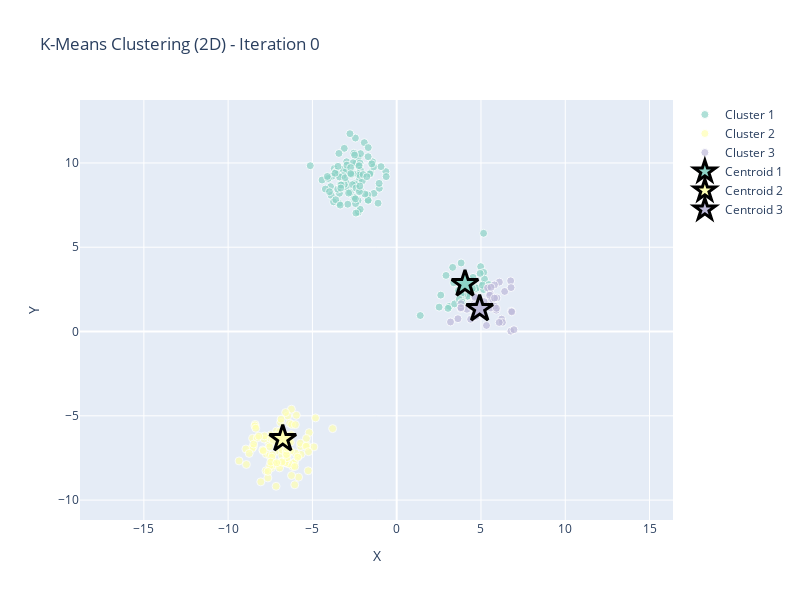
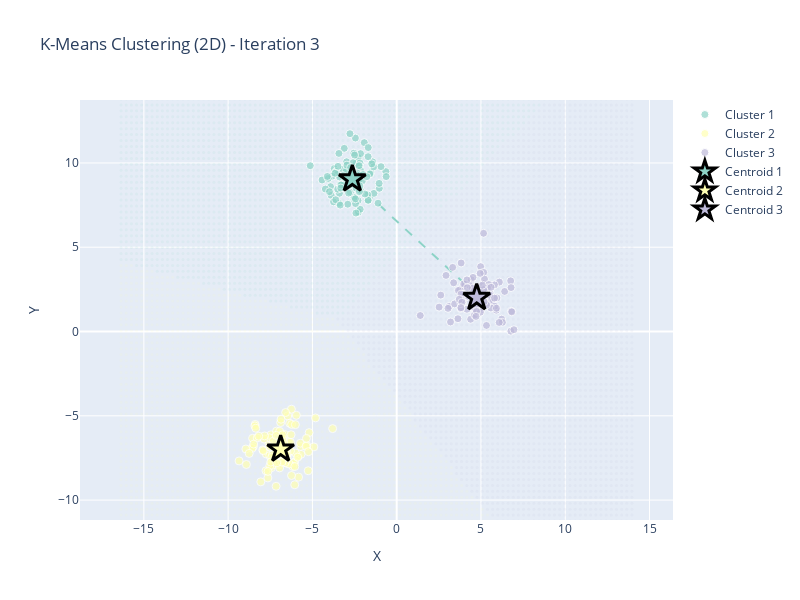
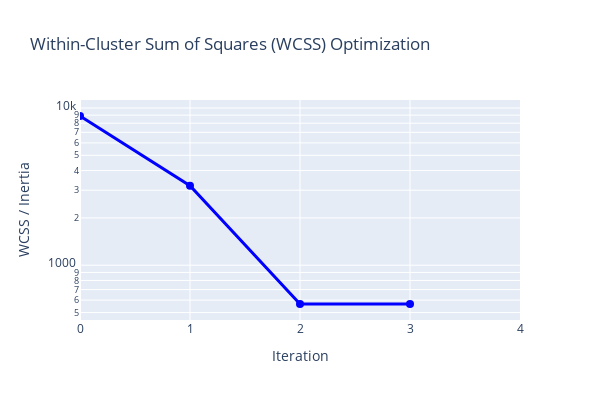

The notebook cell saved with these charts, in order:
### Markdown cell above
### Example 2: Manual Step-by-Step Visualization

You can also create visualizations manually for more control:

### Code cell
# Generate data
X, _ = generate_data(data_type='blobs', n_samples=300, n_centers=3, random_state=42)

# Create and fit K-Means
kmeans = KMeans(n_clusters=3, random_state=42, max_iters=20)
kmeans.fit(X)

# Visualize initial state
fig_initial = create_main_visualization(X, kmeans, iteration=0, show_voronoi=False)
fig_initial.show()

# Visualize final state
fig_final = create_main_visualization(X, kmeans, iteration=len(kmeans.history)-1)
fig_final.show()

# Show WCSS optimization
wcss_fig = create_wcss_graph(kmeans)
wcss_fig.show()

# Show mathematical explanation
display(create_math_explanation_panel(kmeans, len(kmeans.history)-1))

### Figure 1 — Plotly figure (JSON) as saved in the notebook; plotly's stock layout.template omitted (floating-point values rounded to 4 significant figures; data arrays with more than 128 entries replaced by an {"elided": "..."} marker saying what was removed)
{"data": [{"hovertemplate": "<b>%{text}</b><br>X: %{x:.2f}<br>Y: %{y:.2f}<extra></extra>", "marker": {"color": "rgb(141,211,199)", "line": {"color": "white", "width": 1}, "opacity": 0.7, "size": 8}, "mode": "markers", "name": "Cluster 1", "text": {"elided": "145 str values"}, "type": "scatter", "x": {"elided": "145 float values"}, "y": {"elided": "145 float values"}}, {"hovertemplate": "<b>%{text}</b><br>X: %{x:.2f}<br>Y: %{y:.2f}<extra></extra>", "marker": {"color": "rgb(255,255,179)", "line": {"color": "white", "width": 1}, "opacity": 0.7, "size": 8}, "mode": "markers", "name": "Cluster 2", "text": ["Point 0", "Point 1", "Point 4", "Point 14", "Point 16", "Point 23", "Point 25", "Point 26", "Point 32", "Point 34", "Point 36", "Point 38", "Point 42", "Point 46", "Point 48", "Point 51", "Point 52", "Point 54", "Point 56", "Point 60", "Point 63", "Point 64", "Point 67", "Point 68", "Point 71", "Point 72", "Point 75", "Point 76", "Point 82", "Point 85", "Point 86", "Point 90", "Point 92", "Point 95", "Point 96", "Point 98", "Point 99", "Point 109", "Point 116", "Point 118", "Point 123", "Point 124", "Point 125", "Point 126", "Point 128", "Point 129", "Point 137", "Point 139", "Point 142", "Point 151", "Point 153", "Point 157", "Point 158", "Point 161", "Point 162", "Point 163", "Point 165", "Point 180", "Point 182", "Point 185", "Point 190", "Point 191", "Point 193", "Point 199", "Point 206", "Point 207", "Point 211", "Point 214", "Point 215", "Point 216", "Point 217", "Point 219", "Point 220", "Point 222", "Point 223", "Point 226", "Point 227", "Point 231", "Point 233", "Point 236", "Point 238", "Point 239", "Point 240", "Point 244", "Point 248", "Point 250", "Point 252", "Point 255", "Point 258", "Point 262", "Point 266", "Point 274", "Point 275", "Point 276", "Point 284", "Point 286", "Point 289", "Point 294", "Point 298", "Point 299"], "type": "scatter", "x": [-7.339, -7.74, -8.918, -7.53, -8.507, -6.992, -6.35, -7.456, -6.049, -8.395, -6.123, -6.987, -7.367, -6.808, -6.542, -6.888, -6.513, -5.7, -6.485, -6.644, -3.801, -7.129, -6.168, -8.583, -5.821, -7.579, -6.609, -8.947, -6.379, -6.044, -5.712, -8.549, -6.401, -7.433, -7.947, -7.643, -6.466, -8.278, -7.917, -8.75, -6.303, -6.547, -7.008, -6.265, -5.842, -7.41, -7.15, -7.393, -4.819, -4.915, -8.414, -7.41, -6.241, -7.755, -5.328, -5.678, -6.009, -6.793, -7.542, -9.351, -6.942, -5.251, -8.486, -6.698, -7.865, -7.526, -7.845, -6.831, -5.377, -6.247, -6.303, -7.155, -6.05, -7.636, -8.184, -7.324, -5.192, -5.953, -8.063, -7.531, -5.235, -6.946, -6.59, -5.357, -6.62, -6.508, -7.472, -6.553, -8.358, -6.802, -6.759, -6.78, -5.873, -7.149, -6.541, -6.234, -6.496, -7.119, -6.861, -6.01], "y": [-7.73, -7.265, -7.888, -7.367, -6.832, -7.101, -5.439, -6.125, -7.736, -5.513, -7.802, -7.915, -7.313, -7.358, -7.292, -5.4, -7.82, -6.813, -7.301, -6.109, -5.761, -5.909, -8.005, -6.936, -8.639, -6.666, -6.93, -6.969, -7.858, -8.01, -6.626, -6.337, -6.546, -8.078, -7.022, -8.685, -5.003, -6.317, -7.07, -7.232, -6.569, -7.629, -7.836, -6.123, -7.39, -7.673, -7.859, -7.939, -5.125, -6.845, -5.602, -7.456, -8.542, -8.263, -6.764, -7.288, -7.206, -7.036, -6.31, -7.677, -5.925, -8.26, -6.677, -6.632, -6.376, -7.962, -6.194, -7.711, -6.806, -4.609, -7.083, -9.182, -9.091, -8.302, -6.21, -6.503, -5.998, -4.971, -8.919, -6.833, -7.129, -8.091, -4.805, -6.341, -7.784, -7.484, -7.744, -7.099, -5.736, -7.741, -6.366, -6.129, -7.457, -6.163, -7.295, -5.511, -6.913, -7.788, -5.204, -5.524]}, {"hovertemplate": "<b>%{text}</b><br>X: %{x:.2f}<br>Y: %{y:.2f}<extra></extra>", "marker": {"color": "rgb(190,186,218)", "line": {"color": "white", "width": 1}, "opacity": 0.7, "size": 8}, "mode": "markers", "name": "Cluster 3", "text": ["Point 5", "Point 7", "Point 11", "Point 22", "Point 28", "Point 37", "Point 40", "Point 49", "Point 50", "Point 61", "Point 62", "Point 70", "Point 79", "Point 84", "Point 88", "Point 100", "Point 102", "Point 108", "Point 110", "Point 115", "Point 119", "Point 121", "Point 136", "Point 146", "Point 148", "Point 152", "Point 156", "Point 172", "Point 176", "Point 178", "Point 183", "Point 186", "Point 192", "Point 196", "Point 197", "Point 212", "Point 234", "Point 235", "Point 237", "Point 241", "Point 242", "Point 246", "Point 247", "Point 249", "Point 253", "Point 254", "Point 267", "Point 268", "Point 271", "Point 282", "Point 283", "Point 285", "Point 287", "Point 292", "Point 296"], "type": "scatter", "x": [5.498, 5.053, 4.997, 5.615, 4.628, 4.885, 5.907, 6.226, 4.716, 6.773, 5.539, 5.945, 5.819, 5.59, 6.405, 4.165, 4.432, 6.793, 5.326, 4.839, 3.634, 4.864, 4.387, 5.453, 5.918, 4.921, 4.621, 3.8, 5.512, 6.762, 6.272, 4.964, 3.814, 4.621, 6.784, 6.091, 4.685, 5.322, 4.619, 4.963, 5.798, 5.33, 4.645, 5.187, 6.955, 6.83, 4.71, 5.387, 4.738, 6.081, 3.192, 4.704, 5.594, 5.803, 3.811], "y": [1.813, 1.409, 1.28, 1.826, 1.076, 1.466, 1.266, 0.7354, 1.296, 0.02108, 2.28, 1.994, 1.504, 1.396, 2.378, 1.32, 1.48, 1.206, 0.3605, 1.373, 0.759, 1.986, 0.7254, 2.603, 1.382, 1.35, 1.685, 1.374, 2.157, 3.006, 0.543, 1.843, 1.652, 0.9706, 2.607, 2.932, 1.322, 1.663, 2.09, 1.146, 2.765, 1.572, 2.02, 1.771, 0.1059, 1.165, 1.588, 2.584, 1.2, 0.5373, 0.5657, 0.8954, 2.625, 1.983, 1.413]}, {"hovertemplate": "<b>%{text}</b><br>X: %{x:.2f}<br>Y: %{y:.2f}<extra></extra>", "marker": {"color": "rgb(141,211,199)", "line": {"color": "black", "width": 3}, "opacity": 1, "size": 20, "symbol": "star"}, "mode": "markers", "name": "Centroid 1", "text": "Centroid 1<br>Cluster Size: 145", "type": "scatter", "x": [4.051], "y": [2.823]}, {"hovertemplate": "<b>%{text}</b><br>X: %{x:.2f}<br>Y: %{y:.2f}<extra></extra>", "marker": {"color": "rgb(255,255,179)", "line": {"color": "black", "width": 3}, "opacity": 1, "size": 20, "symbol": "star"}, "mode": "markers", "name": "Centroid 2", "text": "Centroid 2<br>Cluster Size: 100", "type": "scatter", "x": [-6.759], "y": [-6.366]}, {"hovertemplate": "<b>%{text}</b><br>X: %{x:.2f}<br>Y: %{y:.2f}<extra></extra>", "marker": {"color": "rgb(190,186,218)", "line": {"color": "black", "width": 3}, "opacity": 1, "size": 20, "symbol": "star"}, "mode": "markers", "name": "Centroid 3", "text": "Centroid 3<br>Cluster Size: 55", "type": "scatter", "x": [4.921], "y": [1.35]}], "layout": {"height": 600, "hovermode": "closest", "legend": {"x": 1.02, "y": 1}, "showlegend": true, "title": {"text": "K-Means Clustering (2D) - Iteration 0"}, "width": 800, "xaxis": {"range": [-11.35, 8.955], "title": {"text": "X"}}, "yaxis": {"range": [-11.18, 13.73], "scaleanchor": "x", "scaleratio": 1, "title": {"text": "Y"}}}}

### Figure 2 — Plotly figure (JSON) as saved in the notebook; plotly's stock layout.template omitted (floating-point values rounded to 4 significant figures; data arrays with more than 128 entries replaced by an {"elided": "..."} marker saying what was removed)
{"data": [{"hoverinfo": "skip", "marker": {"color": "rgb(141,211,199)", "opacity": 0.1, "size": 3}, "mode": "markers", "showlegend": false, "type": "scatter", "x": {"elided": "3442 float values"}, "y": {"elided": "3442 float values"}}, {"hoverinfo": "skip", "marker": {"color": "rgb(255,255,179)", "opacity": 0.1, "size": 3}, "mode": "markers", "showlegend": false, "type": "scatter", "x": {"elided": "3299 float values"}, "y": {"elided": "3299 float values"}}, {"hoverinfo": "skip", "marker": {"color": "rgb(190,186,218)", "opacity": 0.1, "size": 3}, "mode": "markers", "showlegend": false, "type": "scatter", "x": {"elided": "3259 float values"}, "y": {"elided": "3259 float values"}}, {"hoverinfo": "skip", "line": {"color": "rgb(141,211,199)", "dash": "dash", "width": 2}, "mode": "lines", "name": "Centroid 1 Trail", "showlegend": false, "type": "scatter", "x": [4.051, -0.5416, -2.633, -2.633], "y": [2.823, 7.044, 9.044, 9.044]}, {"hoverinfo": "skip", "line": {"color": "rgb(255,255,179)", "dash": "dash", "width": 2}, "mode": "lines", "name": "Centroid 2 Trail", "showlegend": false, "type": "scatter", "x": [-6.759, -6.884, -6.884, -6.884], "y": [-6.366, -6.984, -6.984, -6.984]}, {"hoverinfo": "skip", "line": {"color": "rgb(190,186,218)", "dash": "dash", "width": 2}, "mode": "lines", "name": "Centroid 3 Trail", "showlegend": false, "type": "scatter", "x": [4.921, 5.271, 4.747, 4.747], "y": [1.35, 1.528, 2.011, 2.011]}, {"hovertemplate": "<b>%{text}</b><br>X: %{x:.2f}<br>Y: %{y:.2f}<extra></extra>", "marker": {"color": "rgb(141,211,199)", "line": {"color": "white", "width": 1}, "opacity": 0.7, "size": 8}, "mode": "markers", "name": "Cluster 1", "text": ["Point 2", "Point 6", "Point 8", "Point 9", "Point 10", "Point 12", "Point 13", "Point 15", "Point 18", "Point 19", "Point 20", "Point 21", "Point 24", "Point 29", "Point 30", "Point 31", "Point 33", "Point 35", "Point 41", "Point 44", "Point 45", "Point 53", "Point 57", "Point 59", "Point 69", "Point 73", "Point 74", "Point 78", "Point 80", "Point 81", "Point 83", "Point 87", "Point 89", "Point 91", "Point 93", "Point 94", "Point 97", "Point 101", "Point 103", "Point 104", "Point 105", "Point 106", "Point 107", "Point 111", "Point 112", "Point 113", "Point 114", "Point 122", "Point 127", "Point 130", "Point 131", "Point 132", "Point 133", "Point 134", "Point 138", "Point 140", "Point 141", "Point 143", "Point 147", "Point 149", "Point 150", "Point 154", "Point 159", "Point 160", "Point 164", "Point 167", "Point 168", "Point 169", "Point 170", "Point 171", "Point 173", "Point 177", "Point 181", "Point 187", "Point 198", "Point 200", "Point 201", "Point 204", "Point 209", "Point 210", "Point 218", "Point 224", "Point 229", "Point 230", "Point 232", "Point 243", "Point 257", "Point 259", "Point 260", "Point 261", "Point 263", "Point 269", "Point 270", "Point 277", "Point 278", "Point 279", "Point 290", "Point 293", "Point 295", "Point 297"], "type": "scatter", "x": [-1.687, -2.336, -2.988, -3.701, -3.111, -2.3, -3.925, -3.211, -2.412, -1.922, -1.351, -2.67, -2.973, -3.399, -3.5, -3.58, -2.295, -2.282, -2.252, -2.544, -2.148, -1.031, -1.546, -2.97, -3.572, -2.036, -2.901, -3.11, -3.522, -2.581, -2.178, -0.6434, -3.887, -2.545, -1.594, -3.039, -2.249, -2.151, -1.718, -3.348, -2.267, -2.166, -2.259, -3.292, -3.318, -2.442, -2.523, -1.106, -3.186, -1.426, -4.428, -2.417, -4.234, -3.988, -2.504, -2.979, -2.755, -2.422, -2.233, -3.189, -3.417, -2.213, -3.393, -5.129, -2.451, -2.449, -1.987, -1.696, -1.366, -3.429, -2.956, -2.774, -3.054, -1.044, -3.484, -1.771, -2.625, -1.697, -2.148, -2.41, -3.746, -2.496, -2.586, -1.687, -2.852, -1.884, -3.837, -2.216, -2.733, -1.478, -4.06, -2.702, -0.93, -3.616, -0.623, -3.356, -2.185, -2.729, -3.66, -4.117], "y": [7.793, 9.4, 8.829, 9.671, 10.87, 7.055, 8.594, 8.687, 9.983, 11.2, 8.194, 9.418, 8.549, 8.198, 8.448, 9.497, 7.769, 10.32, 8.94, 7.846, 10.55, 8.496, 9.427, 10.07, 9.488, 8.941, 7.551, 8.723, 9.329, 10.02, 9.99, 9.488, 8.076, 10.58, 9.343, 9.528, 9.796, 9.575, 8.105, 8.705, 7.101, 7.251, 9.361, 8.692, 8.513, 7.59, 7.957, 7.612, 9.626, 10.07, 8.988, 7.027, 8.452, 8.294, 8.78, 9.557, 8.261, 8.715, 9.841, 9.247, 7.602, 9.275, 9.168, 9.836, 7.871, 11.48, 9.311, 7.783, 9.766, 10.56, 9.871, 11.73, 9.125, 8.789, 9.801, 9.186, 8.713, 10.37, 8.369, 8.511, 7.694, 10.47, 9.355, 10.91, 8.212, 8.157, 9.211, 8.3, 9.728, 9.946, 9.083, 9.316, 9.782, 7.818, 9.189, 7.499, 8.629, 9.371, 9.39, 9.199]}, {"hovertemplate": "<b>%{text}</b><br>X: %{x:.2f}<br>Y: %{y:.2f}<extra></extra>", "marker": {"color": "rgb(255,255,179)", "line": {"color": "white", "width": 1}, "opacity": 0.7, "size": 8}, "mode": "markers", "name": "Cluster 2", "text": ["Point 0", "Point 1", "Point 4", "Point 14", "Point 16", "Point 23", "Point 25", "Point 26", "Point 32", "Point 34", "Point 36", "Point 38", "Point 42", "Point 46", "Point 48", "Point 51", "Point 52", "Point 54", "Point 56", "Point 60", "Point 63", "Point 64", "Point 67", "Point 68", "Point 71", "Point 72", "Point 75", "Point 76", "Point 82", "Point 85", "Point 86", "Point 90", "Point 92", "Point 95", "Point 96", "Point 98", "Point 99", "Point 109", "Point 116", "Point 118", "Point 123", "Point 124", "Point 125", "Point 126", "Point 128", "Point 129", "Point 137", "Point 139", "Point 142", "Point 151", "Point 153", "Point 157", "Point 158", "Point 161", "Point 162", "Point 163", "Point 165", "Point 180", "Point 182", "Point 185", "Point 190", "Point 191", "Point 193", "Point 199", "Point 206", "Point 207", "Point 211", "Point 214", "Point 215", "Point 216", "Point 217", "Point 219", "Point 220", "Point 222", "Point 223", "Point 226", "Point 227", "Point 231", "Point 233", "Point 236", "Point 238", "Point 239", "Point 240", "Point 244", "Point 248", "Point 250", "Point 252", "Point 255", "Point 258", "Point 262", "Point 266", "Point 274", "Point 275", "Point 276", "Point 284", "Point 286", "Point 289", "Point 294", "Point 298", "Point 299"], "type": "scatter", "x": [-7.339, -7.74, -8.918, -7.53, -8.507, -6.992, -6.35, -7.456, -6.049, -8.395, -6.123, -6.987, -7.367, -6.808, -6.542, -6.888, -6.513, -5.7, -6.485, -6.644, -3.801, -7.129, -6.168, -8.583, -5.821, -7.579, -6.609, -8.947, -6.379, -6.044, -5.712, -8.549, -6.401, -7.433, -7.947, -7.643, -6.466, -8.278, -7.917, -8.75, -6.303, -6.547, -7.008, -6.265, -5.842, -7.41, -7.15, -7.393, -4.819, -4.915, -8.414, -7.41, -6.241, -7.755, -5.328, -5.678, -6.009, -6.793, -7.542, -9.351, -6.942, -5.251, -8.486, -6.698, -7.865, -7.526, -7.845, -6.831, -5.377, -6.247, -6.303, -7.155, -6.05, -7.636, -8.184, -7.324, -5.192, -5.953, -8.063, -7.531, -5.235, -6.946, -6.59, -5.357, -6.62, -6.508, -7.472, -6.553, -8.358, -6.802, -6.759, -6.78, -5.873, -7.149, -6.541, -6.234, -6.496, -7.119, -6.861, -6.01], "y": [-7.73, -7.265, -7.888, -7.367, -6.832, -7.101, -5.439, -6.125, -7.736, -5.513, -7.802, -7.915, -7.313, -7.358, -7.292, -5.4, -7.82, -6.813, -7.301, -6.109, -5.761, -5.909, -8.005, -6.936, -8.639, -6.666, -6.93, -6.969, -7.858, -8.01, -6.626, -6.337, -6.546, -8.078, -7.022, -8.685, -5.003, -6.317, -7.07, -7.232, -6.569, -7.629, -7.836, -6.123, -7.39, -7.673, -7.859, -7.939, -5.125, -6.845, -5.602, -7.456, -8.542, -8.263, -6.764, -7.288, -7.206, -7.036, -6.31, -7.677, -5.925, -8.26, -6.677, -6.632, -6.376, -7.962, -6.194, -7.711, -6.806, -4.609, -7.083, -9.182, -9.091, -8.302, -6.21, -6.503, -5.998, -4.971, -8.919, -6.833, -7.129, -8.091, -4.805, -6.341, -7.784, -7.484, -7.744, -7.099, -5.736, -7.741, -6.366, -6.129, -7.457, -6.163, -7.295, -5.511, -6.913, -7.788, -5.204, -5.524]}, {"hovertemplate": "<b>%{text}</b><br>X: %{x:.2f}<br>Y: %{y:.2f}<extra></extra>", "marker": {"color": "rgb(190,186,218)", "line": {"color": "white", "width": 1}, "opacity": 0.7, "size": 8}, "mode": "markers", "name": "Cluster 3", "text": ["Point 3", "Point 5", "Point 7", "Point 11", "Point 17", "Point 22", "Point 27", "Point 28", "Point 37", "Point 39", "Point 40", "Point 43", "Point 47", "Point 49", "Point 50", "Point 55", "Point 58", "Point 61", "Point 62", "Point 65", "Point 66", "Point 70", "Point 77", "Point 79", "Point 84", "Point 88", "Point 100", "Point 102", "Point 108", "Point 110", "Point 115", "Point 117", "Point 119", "Point 120", "Point 121", "Point 135", "Point 136", "Point 144", "Point 145", "Point 146", "Point 148", "Point 152", "Point 155", "Point 156", "Point 166", "Point 172", "Point 174", "Point 175", "Point 176", "Point 178", "Point 179", "Point 183", "Point 184", "Point 186", "Point 188", "Point 189", "Point 192", "Point 194", "Point 195", "Point 196", "Point 197", "Point 202", "Point 203", "Point 205", "Point 208", "Point 212", "Point 213", "Point 221", "Point 225", "Point 228", "Point 234", "Point 235", "Point 237", "Point 241", "Point 242", "Point 245", "Point 246", "Point 247", "Point 249", "Point 251", "Point 253", "Point 254", "Point 256", "Point 264", "Point 265", "Point 267", "Point 268", "Point 271", "Point 272", "Point 273", "Point 280", "Point 281", "Point 282", "Point 283", "Point 285", "Point 287", "Point 288", "Point 291", "Point 292", "Point 296"], "type": "scatter", "x": [4.422, 5.498, 5.053, 4.997, 2.615, 5.615, 3.822, 4.628, 4.885, 4.982, 5.907, 4.525, 4.155, 6.226, 4.716, 5.155, 4.753, 6.773, 5.539, 3.741, 3.921, 5.945, 3.881, 5.819, 5.59, 6.405, 4.165, 4.432, 6.793, 5.326, 4.839, 2.927, 3.634, 5.159, 4.864, 5.145, 4.387, 3.121, 3.925, 5.453, 5.918, 4.921, 3.44, 4.621, 4.169, 3.8, 3.658, 4.664, 5.512, 6.762, 5.264, 6.272, 5.211, 4.964, 1.399, 4.2, 3.814, 3.91, 3.32, 4.621, 6.784, 3.818, 4.051, 4.951, 4.737, 6.091, 3.379, 2.516, 3.847, 4.325, 4.685, 5.322, 4.619, 4.963, 5.798, 3.045, 5.33, 4.645, 5.187, 4.531, 6.955, 6.83, 3.713, 5.465, 3.978, 4.71, 5.387, 4.738, 4.168, 5.155, 3.867, 5.084, 6.081, 3.192, 4.704, 5.594, 4.488, 4.19, 5.803, 3.811], "y": [3.072, 1.813, 1.409, 1.28, 2.16, 1.826, 4.066, 1.076, 1.466, 3.849, 1.266, 3.211, 2.055, 0.7354, 1.296, 5.826, 2.635, 0.02108, 2.28, 2.465, 1.76, 1.994, 2.124, 1.504, 1.396, 2.378, 1.32, 1.48, 1.206, 0.3605, 1.373, 3.327, 0.759, 3.506, 1.986, 2.839, 0.7254, 1.489, 2.653, 2.603, 1.382, 1.35, 1.639, 1.685, 2.205, 1.374, 2.435, 2.471, 2.157, 3.006, 2.602, 0.543, 3.109, 1.843, 0.9488, 2.104, 1.652, 2.19, 3.805, 0.9706, 2.607, 2.217, 2.823, 3.449, 2.568, 2.932, 2.891, 1.447, 1.858, 2.732, 1.322, 1.663, 2.09, 1.146, 2.765, 1.374, 1.572, 2.02, 1.771, 2.375, 0.1059, 1.165, 1.914, 2.787, 2.826, 1.588, 2.584, 1.2, 3.062, 2.487, 1.736, 2.748, 0.5373, 0.5657, 0.8954, 2.625, 2.561, 2.596, 1.983, 1.413]}, {"hoverinfo": "skip", "marker": {"color": "rgb(141,211,199)", "line": {"color": "rgb(141,211,199)", "width": 2}, "opacity": 0.3, "size": 15, "symbol": "x"}, "mode": "markers", "name": "Old Centroid 1", "showlegend": false, "type": "scatter", "x": [-2.633], "y": [9.044]}, {"hoverinfo": "skip", "marker": {"color": "rgb(255,255,179)", "line": {"color": "rgb(255,255,179)", "width": 2}, "opacity": 0.3, "size": 15, "symbol": "x"}, "mode": "markers", "name": "Old Centroid 2", "showlegend": false, "type": "scatter", "x": [-6.884], "y": [-6.984]}, {"hoverinfo": "skip", "marker": {"color": "rgb(190,186,218)", "line": {"color": "rgb(190,186,218)", "width": 2}, "opacity": 0.3, "size": 15, "symbol": "x"}, "mode": "markers", "name": "Old Centroid 3", "showlegend": false, "type": "scatter", "x": [4.747], "y": [2.011]}, {"hovertemplate": "<b>%{text}</b><br>X: %{x:.2f}<br>Y: %{y:.2f}<extra></extra>", "marker": {"color": "rgb(141,211,199)", "line": {"color": "black", "width": 3}, "opacity": 1, "size": 20, "symbol": "star"}, "mode": "markers", "name": "Centroid 1", "text": "Centroid 1<br>Cluster Size: 100", "type": "scatter", "x": [-2.633], "y": [9.044]}, {"hovertemplate": "<b>%{text}</b><br>X: %{x:.2f}<br>Y: %{y:.2f}<extra></extra>", "marker": {"color": "rgb(255,255,179)", "line": {"color": "black", "width": 3}, "opacity": 1, "size": 20, "symbol": "star"}, "mode": "markers", "name": "Centroid 2", "text": "Centroid 2<br>Cluster Size: 100", "type": "scatter", "x": [-6.884], "y": [-6.984]}, {"hovertemplate": "<b>%{text}</b><br>X: %{x:.2f}<br>Y: %{y:.2f}<extra></extra>", "marker": {"color": "rgb(190,186,218)", "line": {"color": "black", "width": 3}, "opacity": 1, "size": 20, "symbol": "star"}, "mode": "markers", "name": "Centroid 3", "text": "Centroid 3<br>Cluster Size: 100", "type": "scatter", "x": [4.747], "y": [2.011]}], "layout": {"height": 600, "hovermode": "closest", "legend": {"x": 1.02, "y": 1}, "showlegend": true, "title": {"text": "K-Means Clustering (2D) - Iteration 3"}, "width": 800, "xaxis": {"range": [-11.35, 8.955], "title": {"text": "X"}}, "yaxis": {"range": [-11.18, 13.73], "scaleanchor": "x", "scaleratio": 1, "title": {"text": "Y"}}}}

### Figure 3 — Plotly figure (JSON) as saved in the notebook; plotly's stock layout.template omitted (floating-point values rounded to 4 significant figures)
{"data": [{"line": {"color": "blue", "width": 3}, "marker": {"size": 8}, "mode": "lines+markers", "name": "WCSS", "type": "scatter", "x": [0, 1, 2, 3], "y": [8893.0, 3203.0, 566.9, 566.9]}], "layout": {"height": 400, "hovermode": "x unified", "title": {"text": "Within-Cluster Sum of Squares (WCSS) Optimization"}, "width": 600, "xaxis": {"range": [0, 4], "title": {"text": "Iteration"}}, "yaxis": {"title": {"text": "WCSS / Inertia"}, "type": "log"}}}
